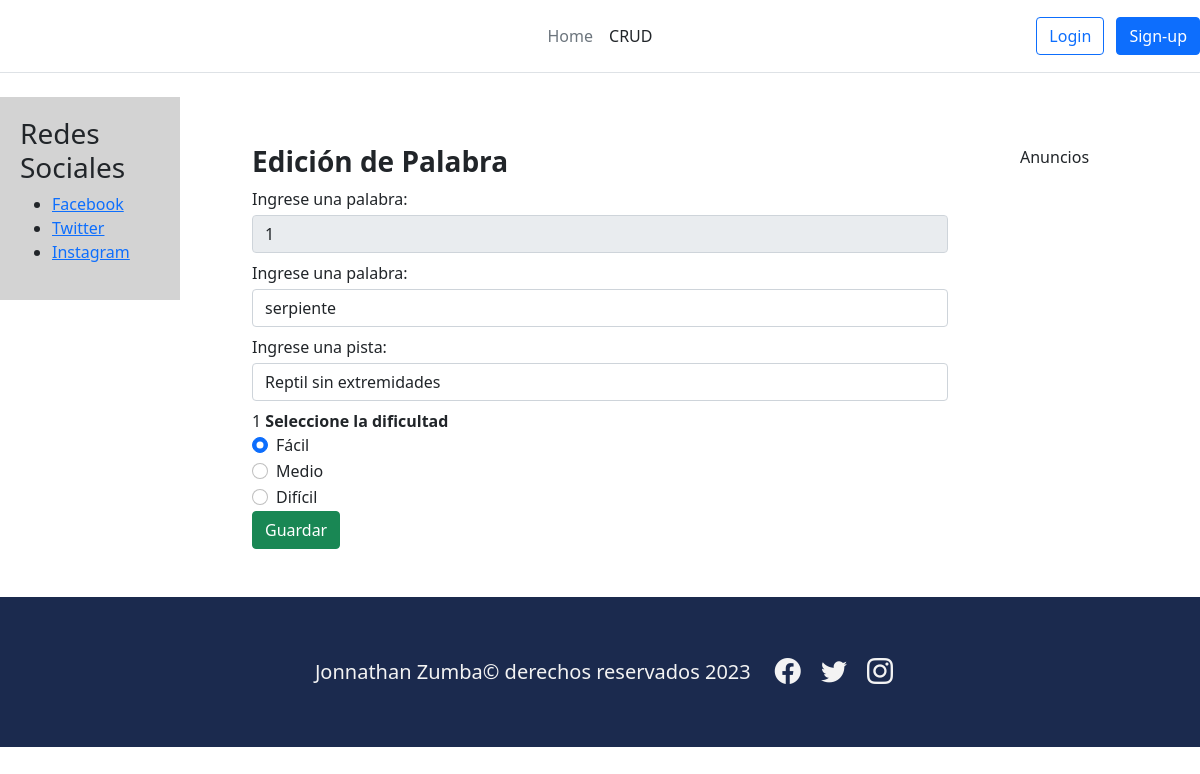
Screenshot of /edicionPalabra/1 with the database file from the repository.
### app1/models.py (models this page shows, shortened)
class Word(models.Model):
    word = models.CharField(max_length=50, null= False, default="")
    answer = models.CharField(max_length=50)
    level = models.ForeignKey(Level, on_delete=models.CASCADE)

class Level(models.Model):
    name = models.CharField(max_length=50, null= False, blank= False)
    weight = models.CharField(max_length=50)

### proyecto_libre/views.py (the view)
# urls.py: path('edicionPalabra/<int:id>',views.edicionPalabra,name="edicionPalabra"),
def edicionPalabra(request,id):
    data={}
    palabra = Word.objects.get(id = id)
    niveles = Level.objects.all()
    data["palabra"] = palabra
    data["niveles"] = niveles
    return render(request, "editar.html", data)

### templates/editar.html (shortened to what this page needs)
{% extends 'home.html' %}
{% block contenido %}
<div class="container">
    <div class="row align-items-start">
      <div class="col">
        <form action="{% url 'editarPalabra' %}" method="POST">
            <h3><strong>Edición de Palabra</strong></h3>
            <div class="form-group pb-2">
                <label for="txtCodigo" class="mb-1">Ingrese una palabra:</label>
                <input type="text" id="txtCodigo" name="txtCodigo"  class="form-control" value="{{palabra.id}}" maxlength="50" required readonly>
            </div>
            <div class="form-group pb-2">
                <label for="txtAnswer" class="mb-1">Ingrese una palabra:</label>
                <input type="text" id="txtAnswer" name="txtAnswer"  class="form-control" value="{{palabra.answer}}" maxlength="50" required>
            </div>
            <div class="form-group pb-2">
                <label for="txtWord" class="mb-1">Ingrese una pista:</label>
                <input type="text" id="txtWord" name="txtWord" class="form-control" value="{{palabra.word}}" maxlength="50" required>
            </div>
            {{palabra.level.id}}
            <label for="flexRadioDefault"><strong>Seleccione la dificultad</strong></label>
            {% for nivel in niveles %}
                <div class="form-check ml-5">
                    <input class="form-check-input"  type="radio" name="flexRadioDefault" id="flexRadioDefault{{nivel.id}}" value="{{nivel.id}}" required {% if nivel.id == palabra.level.id %} checked {% endif %}>
                    <label class="form-check-label" for="flexRadioDefault{{nivel.id}}">
                        {{nivel.name}}
                    </label>
                </div>
            {% endfor %}
            <div class="form-group">
                <button type="submit" class="btn btn-success btn-block text-white">Guardar</button>
            </div>
        </form>
      </div>
    </div>
  </div>
{% endblock contenido %}

### rows the page displays
Word: txtCodigo "1", txtAnswer "serpiente", txtWord "Reptil sin extremidades", level.id "1"
Level: flexRadioDefault "☑ Fácil", name "Fácil"
Level: flexRadioDefault "☐ Medio", name "Medio"
Level: flexRadioDefault "☐ Difícil", name "Difícil"
